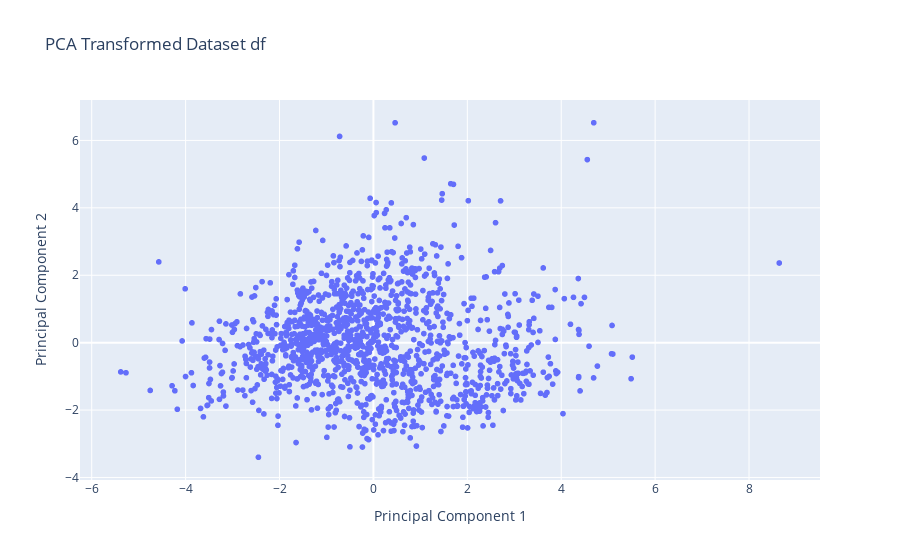

Notebook source saved alongside this figure:
### Code cell
fig = px.scatter(x=redfeat_after_pca[:, 0], y=redfeat_after_pca[:, 1], title='PCA Transformed Dataset df')
fig.update_xaxes(title_text='Principal Component 1')
fig.update_yaxes(title_text='Principal Component 2')
fig.show()

### Figure 1 — Plotly figure (JSON) as saved in the notebook; plotly's stock layout.template omitted (floating-point values rounded to 4 significant figures; data arrays with more than 128 entries replaced by an {"elided": "..."} marker saying what was removed)
{"data": [{"hovertemplate": "x=%{x}<br>y=%{y}<extra></extra>", "legendgroup": "", "marker": {"color": "#636efa", "symbol": "circle"}, "mode": "markers", "name": "", "showlegend": false, "type": "scattergl", "x": {"elided": "1359 float values"}, "xaxis": "x", "y": {"elided": "1359 float values"}, "yaxis": "y"}], "layout": {"legend": {"tracegroupgap": 0}, "title": {"text": "PCA Transformed Dataset df"}, "xaxis": {"anchor": "y", "domain": [0, 1], "title": {"text": "Principal Component 1"}}, "yaxis": {"anchor": "x", "domain": [0, 1], "title": {"text": "Principal Component 2"}}}}
